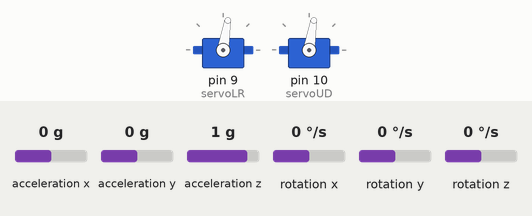
Simulated run of this sketch. Board: Arduino Uno, built with avr-gcc and run on an emulated ATmega328P. On the bench: 2 × servo. The test bench sets the inputs (shaded band); at power-on: acceleration x 0 g, acceleration y 0 g, acceleration z 1 g, rotation x 0 °/s, rotation y 0 °/s, rotation z 0 °/s. What the sketch prints to the serial monitor is not drawn.

Above: at 3.2 s.
3.3 s: acceleration x set to -1.4 g
At 4.8 s:
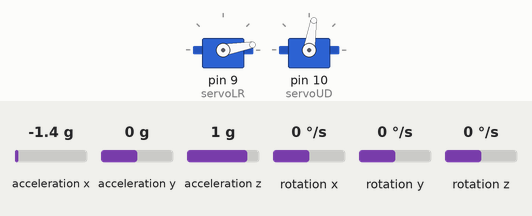
5.1 s: acceleration y set to -1.4 g
At 6.6 s:
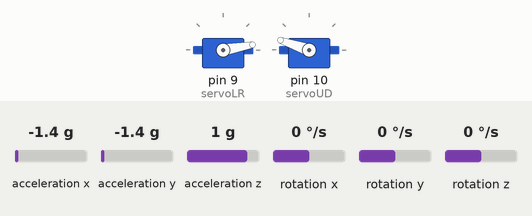
6.9 s: acceleration x set to 0 g
At 8.4 s:
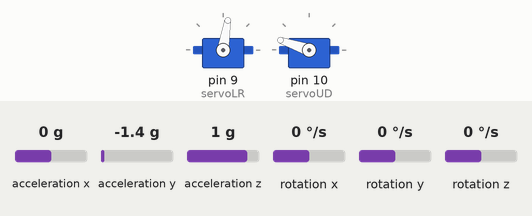
8.7 s: acceleration y set to 0 g
At 8.85 s:
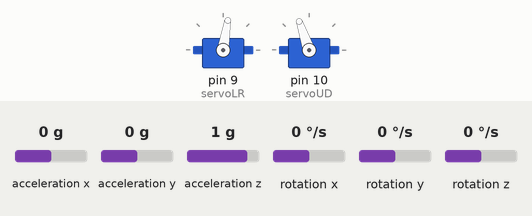
10.5 s: acceleration x set to 0.8 g
At 11.6 s:
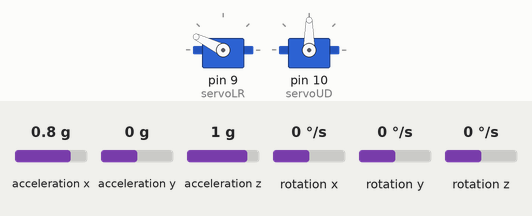
12.3 s: acceleration y set to -0.3 g
At 13.6 s:
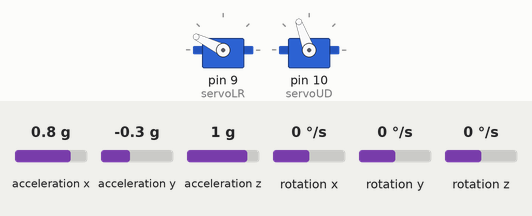
Timing chart, 0 to 15.0 s (numbered marks = the images above; inputs shaded):
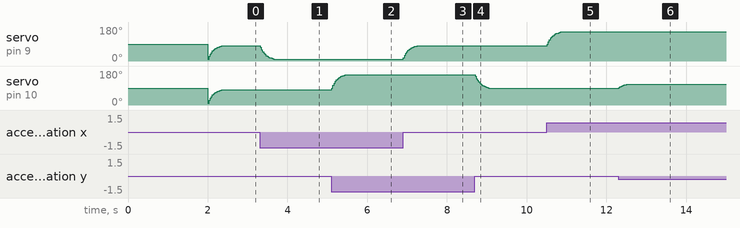

The sketch:

cat_turret_gyro.ino
```cpp
// From https://maker.pro/arduino/tutorial/how-to-control-a-servo-with-an-arduino-and-mpu6050
// THANK YOU!!!

#include <Wire.h>
#include <MPU6050.h>
#include <Servo.h>

Servo servoLR;
Servo servoUD;
MPU6050 sensor ;
int16_t ax, ay, az ;
int16_t gx, gy, gz ;

int16_t lastUDPos;
int16_t lastLRPos;

void setup(){
  Wire.begin();
  Serial.begin(9600);

  servoLR.attach(9);
  servoUD.attach(10);

  Serial.println("Initializing the sensor");
  sensor.initialize();
  Serial.println(sensor.testConnection() ? "Successfully Connected" : "Connection failed");
  delay(1000);
  Serial.println("Taking Values from the sensor");
  delay(1000);
}

void loop(){
  sensor.getMotion6(&ax, &ay, &az, &gx, &gy, &gz);
  ax = constrain(ax, -14000, 14000); //actual range is 17000, but we dont want to move our hands around that much
  ay = constrain(ay, -14000, 14000);
  int16_t newLRPos = map(ax, -14000, 14000, 10, 170);
  int16_t newUDPos = map(ay, -14000, 14000, 170, 10);
  int16_t actLRPos = (newLRPos * 0.1) + (lastLRPos * 0.9);
  int16_t actUDPos = (newUDPos * 0.1) + (lastUDPos * 0.9);
  lastLRPos = actLRPos;
  lastUDPos = actUDPos;
  servoLR.write(actLRPos);
  servoUD.write(actUDPos);
  delay(10);
}
```

Measured:
- the behaviour switches between -0.1 and -0.2 g on acceleration y (found by bisection; images 5 and 6)
- after the input at 3.3 s, servo on pin 9 (servoLR): moves from 81° to 10° over 0.34 s, starting at once
- after the input at 5.1 s, servo on pin 10 (servoUD): moves from 81° to 161° over 0.36 s, starting at once
- after the input at 6.9 s, servo on pin 9 (servoLR): moves from 10° to 81° over 0.34 s, starting at once
- after the input at 8.7 s, servo on pin 10 (servoUD): moves from 161° to 90° over 0.34 s, starting at once
- after the input at 10.5 s, servo on pin 9 (servoLR): moves from 81° to 154° over 0.34 s, starting at once
- after the input at 12.3 s, servo on pin 10 (servoUD): 90° → 110° at once
